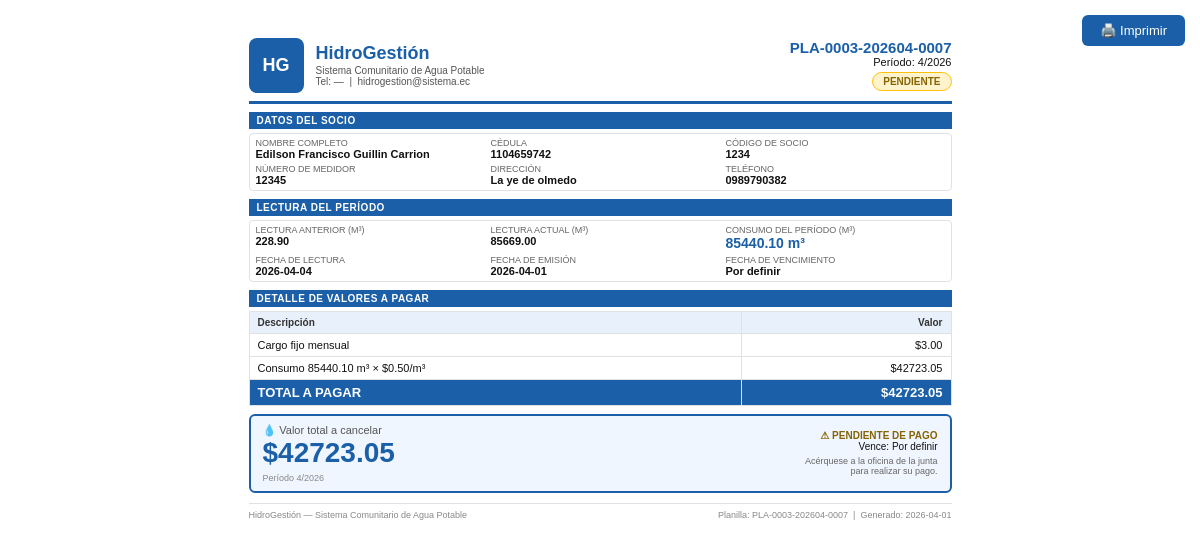
The app's page /dashboard/planillas/7/imprimir (signed in) with its own data.
### app/models.py (models this page shows)
class TimestampMixin:
    creado_en = db.Column(db.DateTime, default=datetime.utcnow, nullable=False)
    actualizado_en = db.Column(db.DateTime, onupdate=datetime.utcnow)

class Planilla(TimestampMixin, db.Model):
    __tablename__ = 'planillas'
    id = db.Column(db.Integer, primary_key=True)
    socio_id = db.Column(db.Integer, db.ForeignKey('socios.id'), nullable=False)
    vivienda_id = db.Column(db.Integer, db.ForeignKey('viviendas.id'), nullable=False)
    lectura_id = db.Column(db.Integer, db.ForeignKey('lecturas.id'))
    consumo_id = db.Column(db.Integer, db.ForeignKey('consumos.id'))
    periodo_anio = db.Column(db.Integer, nullable=False)
    periodo_mes = db.Column(db.Integer, nullable=False)
    numero_planilla = db.Column(db.String(50), unique=True, nullable=False)
    fecha_emision = db.Column(db.String(10), nullable=False)
    fecha_vencimiento = db.Column(db.String(10))
    lectura_anterior = db.Column(db.Float)
    lectura_actual = db.Column(db.Float)
    consumo_m3 = db.Column(db.Float, nullable=False)
    cargo_fijo = db.Column(db.Float, default=0)
    valor_m3 = db.Column(db.Float, default=0)
    subtotal_consumo = db.Column(db.Float, default=0)
    recargo = db.Column(db.Float, default=0)
    multa = db.Column(db.Float, default=0)
    otros = db.Column(db.Float, default=0)
    total_pagar = db.Column(db.Float, nullable=False)
    estado = db.Column(db.String(20), default='PENDIENTE', nullable=False)
    fecha_pago = db.Column(db.String(10))
    hora_pago = db.Column(db.String(8))
    metodo_pago = db.Column(db.String(30))
    referencia_pago = db.Column(db.String(120))
    observacion = db.Column(db.Text)
    pdf_ruta = db.Column(db.String(255))
    socio = db.relationship('Socio', backref='planillas')
    vivienda = db.relationship('Vivienda', backref='planillas')
    lectura = db.relationship('Lectura', backref='planillas')
    consumo = db.relationship('Consumo', backref='planillas')

class Usuario(TimestampMixin, db.Model):
    __tablename__ = 'usuarios'
    id = db.Column(db.Integer, primary_key=True)
    rol_id = db.Column(db.Integer, db.ForeignKey('roles.id'), nullable=False)
    cedula = db.Column(db.String(20), unique=True)
    nombres = db.Column(db.String(120), nullable=False)
    apellidos = db.Column(db.String(120), nullable=False)
    telefono = db.Column(db.String(20))
    email = db.Column(db.String(120), unique=True)
    username = db.Column(db.String(80), unique=True)
    password_hash = db.Column(db.String(255), nullable=False)
    foto_perfil = db.Column(db.String(255))
    direccion_referencia = db.Column(db.String(255))
    estado = db.Column(db.String(20), default='ACTIVO', nullable=False)
    ultimo_login = db.Column(db.DateTime)
    rol = db.relationship('Rol', backref='usuarios')
    @property
    def nombre_completo(self) -> str:
        return f"{self.nombres} {self.apellidos}".strip()

class Socio(TimestampMixin, db.Model):
    __tablename__ = 'socios'
    id = db.Column(db.Integer, primary_key=True)
    usuario_id = db.Column(db.Integer, db.ForeignKey('usuarios.id'), nullable=False, unique=True)
    junta_id = db.Column(db.Integer, db.ForeignKey('juntas_agua.id'), nullable=False)
    codigo_socio = db.Column(db.String(50), unique=True)
    numero_medidor = db.Column(db.String(50), unique=True)
    estado_servicio = db.Column(db.String(20), default='ACTIVO', nullable=False)
    fecha_ingreso = db.Column(db.String(10))
    observacion = db.Column(db.Text)
    usuario = db.relationship('Usuario', backref=db.backref('socio', uselist=False))
    junta = db.relationship('JuntaAgua', backref='socios')

class Medidor(TimestampMixin, db.Model):
    __tablename__ = 'medidores'
    id = db.Column(db.Integer, primary_key=True)
    socio_id = db.Column(db.Integer, db.ForeignKey('socios.id'), nullable=False)
    vivienda_id = db.Column(db.Integer, db.ForeignKey('viviendas.id'), nullable=False)
    numero_medidor = db.Column(db.String(50), unique=True, nullable=False)
    marca = db.Column(db.String(100))
    modelo = db.Column(db.String(100))
    estado = db.Column(db.String(20), default='ACTIVO', nullable=False)
    fecha_instalacion = db.Column(db.String(10))
    observacion = db.Column(db.Text)
    socio = db.relationship('Socio', backref='medidores')
    vivienda = db.relationship('Vivienda', backref='medidores')

class Vivienda(TimestampMixin, db.Model):
    __tablename__ = 'viviendas'
    id = db.Column(db.Integer, primary_key=True)
    socio_id = db.Column(db.Integer, db.ForeignKey('socios.id'), nullable=False)
    sector_id = db.Column(db.Integer, db.ForeignKey('sectores.id'), nullable=False)
    codigo_vivienda = db.Column(db.String(50), unique=True)
    direccion = db.Column(db.String(255), nullable=False)
    referencia = db.Column(db.String(255))
    latitud = db.Column(db.Float)
    longitud = db.Column(db.Float)
    tipo_vivienda = db.Column(db.String(50), default='CASA')
    estado = db.Column(db.String(20), default='ACTIVA', nullable=False)
    socio = db.relationship('Socio', backref='viviendas')
    sector = db.relationship('Sector', backref='viviendas')

class Lectura(TimestampMixin, db.Model):
    __tablename__ = 'lecturas'
    id = db.Column(db.Integer, primary_key=True)
    medidor_id = db.Column(db.Integer, db.ForeignKey('medidores.id'))
    vivienda_id = db.Column(db.Integer, db.ForeignKey('viviendas.id'), nullable=False)
    socio_id = db.Column(db.Integer, db.ForeignKey('socios.id'), nullable=False)
    tomado_por = db.Column(db.Integer, db.ForeignKey('usuarios.id'), nullable=False)
    lectura_anterior = db.Column(db.Float)
    lectura_actual = db.Column(db.Float, nullable=False)
    consumo_calculado = db.Column(db.Float, nullable=False, default=0)
    observacion = db.Column(db.Text)
    fecha_lectura = db.Column(db.String(10), nullable=False)
    hora_lectura = db.Column(db.String(8), nullable=False)
    latitud = db.Column(db.Float)
    longitud = db.Column(db.Float)
    estado = db.Column(db.String(20), default='REGISTRADA', nullable=False)
    medidor = db.relationship('Medidor', backref='lecturas')
    vivienda = db.relationship('Vivienda', backref='lecturas')
    socio = db.relationship('Socio', backref='lecturas')
    operador = db.relationship('Usuario', backref='lecturas_tomadas')

### app/routes/dashboard.py (the view)
@dashboard_bp.get('/planillas/<int:planilla_id>/imprimir')
@dashboard_required
def imprimir_planilla(planilla_id):
    planilla = Planilla.query.get_or_404(planilla_id)
    return render_template('dashboard/planilla_print.html', planilla=planilla)

### app/routes/dashboard.py (called while the page is built)
def dashboard_required(view_func):
    from functools import wraps
    @wraps(view_func)
    def wrapper(*args, **kwargs):
        if not session.get('web_user_id'):
            return redirect(url_for('dashboard.login_page'))
        return view_func(*args, **kwargs)
    return wrapper

### app/templates/dashboard/planilla_print.html (shortened to what this page needs)
<!DOCTYPE html>
<html lang="es">
<head>
</head>
<body>
<button class="print-btn" onclick="window.print()">🖨️ Imprimir</button>
<div class="page">
    <div class="header">
        <div class="header-left">
            <div class="logo-box">HG</div>
            <div>
                <div class="org-name">HidroGestión</div>
                <div class="org-subtitle">Sistema Comunitario de Agua Potable</div>
                <div class="org-subtitle">Tel: — &nbsp;|&nbsp; hidrogestion@sistema.ec</div>
            </div>
        </div>
        <div class="header-right">
            <div class="planilla-num">{{ planilla.numero_planilla }}</div>
            <div>Período: {{ planilla.periodo_mes }}/{{ planilla.periodo_anio }}</div>
            <div class="badge-estado badge-{{ planilla.estado }}">{{ planilla.estado }}</div>
        </div>
    </div>
    <div class="section">
        <div class="section-title">Datos del Socio</div>
        <div class="data-grid data-grid-3">
            <div class="data-item">
                <label>Nombre completo</label>
                <span>{{ planilla.socio.usuario.nombre_completo if planilla.socio and planilla.socio.usuario else '-' }}</span>
            </div>
            <div class="data-item">
                <label>Cédula</label>
                <span>{{ planilla.socio.usuario.cedula if planilla.socio and planilla.socio.usuario else '-' }}</span>
            </div>
            <div class="data-item">
                <label>Código de socio</label>
                <span>{{ planilla.socio.codigo_socio if planilla.socio else '-' }}</span>
            </div>
            <div class="data-item">
                <label>Número de medidor</label>
                <span>
                    {% if planilla.lectura and planilla.lectura.medidor %}
                        {{ planilla.lectura.medidor.numero_medidor }}
                    {% elif planilla.socio %}
                        {{ planilla.socio.numero_medidor or '-' }}
                    {% else %}-{% endif %}
                </span>
            </div>
            <div class="data-item">
                <label>Dirección</label>
                <span>{{ planilla.vivienda.direccion if planilla.vivienda else '-' }}</span>
            </div>
            <div class="data-item">
                <label>Teléfono</label>
                <span>{{ planilla.socio.usuario.telefono if planilla.socio and planilla.socio.usuario else '-' }}</span>
            </div>
        </div>
    </div>
    <div class="section">
        <div class="section-title">Lectura del Período</div>
        <div class="data-grid data-grid-3">
            <div class="data-item">
                <label>Lectura anterior (m³)</label>
                <span>{{ '%.2f'|format(planilla.lectura_anterior or 0) }}</span>
            </div>
            <div class="data-item">
                <label>Lectura actual (m³)</label>
                <span>{{ '%.2f'|format(planilla.lectura_actual or 0) }}</span>
            </div>
            <div class="data-item">
                <label>Consumo del período (m³)</label>
                <span style="color:#1a5fa8; font-size:14px;">{{ '%.2f'|format(planilla.consumo_m3 or 0) }} m³</span>
            </div>
            <div class="data-item">
                <label>Fecha de lectura</label>
                <span>{{ planilla.lectura.fecha_lectura if planilla.lectura else '-' }}</span>
            </div>
            <div class="data-item">
                <label>Fecha de emisión</label>
                <span>{{ planilla.fecha_emision or '-' }}</span>
            </div>
            <div class="data-item">
                <label>Fecha de vencimiento</label>
                <span>{{ planilla.fecha_vencimiento or 'Por definir' }}</span>
            </div>
        </div>
    </div>
    <div class="section">
        <div class="section-title">Detalle de Valores a Pagar</div>
        <table>
            <thead>
                <tr>
                    <th>Descripción</th>
                    <th class="right">Valor</th>
                </tr>
            </thead>
            <tbody>
                <tr>
                    <td>Cargo fijo mensual</td>
                    <td class="right">${{ '%.2f'|format(planilla.cargo_fijo or 0) }}</td>
                </tr>
                <tr>
                    <td>Consumo {{ '%.2f'|format(planilla.consumo_m3 or 0) }} m³ × ${{ '%.2f'|format(planilla.valor_m3 or 0) }}/m³</td>
                    <td class="right">${{ '%.2f'|format(planilla.subtotal_consumo or 0) }}</td>
                </tr>
                <tr class="total">
                    <td>TOTAL A PAGAR</td>
                    <td class="right">${{ '%.2f'|format(planilla.total_pagar or 0) }}</td>
                </tr>
            </tbody>
        </table>
    </div>
    <div class="section">
        <div class="pago-box">
            <div>
                <div class="pago-label">💧 Valor total a cancelar</div>
                <div class="pago-amount">${{ '%.2f'|format(planilla.total_pagar or 0) }}</div>
                <div style="font-size:9px; color:#888; margin-top:4px;">
                    Período {{ planilla.periodo_mes }}/{{ planilla.periodo_anio }}
                </div>
            </div>
            <div class="pago-dates">
                {% if planilla.estado == 'PAGADO' %}
                    <div style="color:green; font-weight:bold; font-size:14px;">✔ PAGADO</div>
                    <div>Fecha: {{ planilla.fecha_pago or '-' }}</div>
                    <div>Método: {{ planilla.metodo_pago or '-' }}</div>
                    {% if planilla.referencia_pago %}
                    <div>Ref: {{ planilla.referencia_pago }}</div>
                    {% endif %}
                {% else %}
                    <div style="color:#856404; font-weight:bold;">⚠ PENDIENTE DE PAGO</div>
                    <div>Vence: {{ planilla.fecha_vencimiento or 'Por definir' }}</div>
                    <div style="color:#666; font-size:9px; margin-top:4px;">
                        Acérquese a la oficina de la junta<br>para realizar su pago.
                    </div>
                {% endif %}
            </div>
        </div>
    </div>
    <div class="footer">
        <div>HidroGestión — Sistema Comunitario de Agua Potable</div>
        <div>Planilla: {{ planilla.numero_planilla }} &nbsp;|&nbsp; Generado: {{ planilla.fecha_emision }}</div>
    </div>
</div>
</body>
</html>

### app/templates/dashboard/planilla_print.html (style rules this page uses)
* { margin: 0; padding: 0; box-sizing: border-box; }
body { font-family: Arial, sans-serif; font-size: 11px; color: #111; background: #fff; }
.page { width: 210mm; min-height: 297mm; margin: 0 auto; padding: 10mm 12mm; }
.header { display: flex; justify-content: space-between; align-items: center; border-bottom: 3px solid #1a5fa8; padding-bottom: 8px; margin-bottom: 8px; }
.header-left { display: flex; align-items: center; gap: 12px; }
.logo-box { width: 55px; height: 55px; background: #1a5fa8; border-radius: 8px; display: flex; align-items: center; justify-content: center; color: white; font-size: 18px; font-weight: bold; }
.org-name { font-size: 18px; font-weight: bold; color: #1a5fa8; line-height: 1.2; }
.org-subtitle { font-size: 10px; color: #555; }
.header-right { text-align: right; }
.planilla-num { font-size: 15px; font-weight: bold; color: #1a5fa8; }
.badge-estado { display: inline-block; padding: 3px 10px; border-radius: 12px; font-size: 10px; font-weight: bold; margin-top: 4px; }
.badge-PENDIENTE { background: #fff3cd; color: #856404; border: 1px solid #ffc107; }
.section { margin-bottom: 8px; }
.section-title { background: #1a5fa8; color: white; font-weight: bold; font-size: 10px; padding: 3px 8px; text-transform: uppercase; letter-spacing: 0.5px; margin-bottom: 4px; }
.data-grid { display: grid; grid-template-columns: 1fr 1fr; gap: 4px 16px; padding: 4px 6px; border: 1px solid #dee2e6; border-radius: 4px; }
.data-grid-3 { grid-template-columns: 1fr 1fr 1fr; }
.data-item label { font-size: 9px; color: #666; text-transform: uppercase; display: block; }
.data-item span { font-size: 11px; font-weight: bold; color: #111; }
table { width: 100%; border-collapse: collapse; font-size: 11px; }
table thead tr { background: #e8f0fb; }
table th { padding: 5px 8px; text-align: left; font-size: 10px; color: #333; border: 1px solid #dee2e6; }
table td { padding: 5px 8px; border: 1px solid #dee2e6; }
table td.right, table th.right { text-align: right; }
table tr.total td { background: #1a5fa8; color: white; font-weight: bold; font-size: 13px; }
.pago-box { border: 2px solid #1a5fa8; border-radius: 6px; padding: 8px 12px; display: flex; justify-content: space-between; align-items: center; background: #f0f6ff; }
.pago-label { font-size: 11px; color: #555; }
.pago-amount { font-size: 28px; font-weight: bold; color: #1a5fa8; }
.pago-dates { text-align: right; font-size: 10px; }
.footer { margin-top: 10px; border-top: 1px solid #dee2e6; padding-top: 6px; display: flex; justify-content: space-between; font-size: 9px; color: #888; }
.print-btn { position: fixed; top: 15px; right: 15px; background: #1a5fa8; color: white; border: none; padding: 8px 18px; border-radius: 6px; cursor: pointer; font-size: 13px; z-index: 999; }

### records on screen
Planilla: numero_planilla "PLA-0003-202604-0007", periodo_mes "4", periodo_anio "2026", estado "PENDIENTE", lectura_anterior "228.90", lectura_actual "85669.00", consumo_m3 "85440.10", fecha_emision "2026-04-01", fecha_vencimiento "Por definir", cargo_fijo "3.00", valor_m3 "0.50", subtotal_consumo "42723.05", total_pagar "42723.05"
Usuario: socio.usuario "Edilson Francisco Guillin Carrion", socio.usuario "1104659742", socio.usuario "0989790382"
Socio: socio "1234"
Medidor: lectura.medidor.numero_medidor "12345"
Vivienda: vivienda "La ye de olmedo"
Lectura: lectura "2026-04-04"
